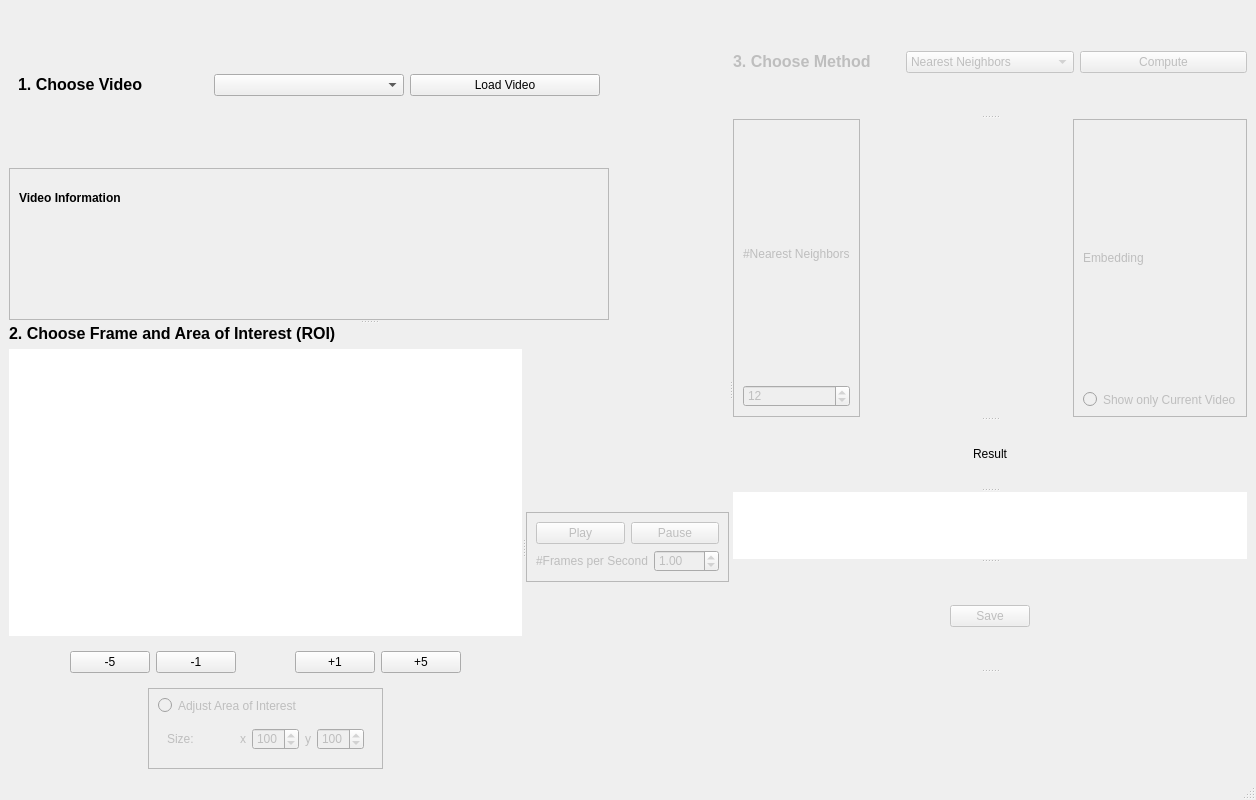
<?xml version="1.0" encoding="UTF-8"?>
<ui version="4.0">
 <class>MainWindow</class>
 <widget class="QMainWindow" name="MainWindow">
  <property name="geometry">
   <rect>
    <x>0</x>
    <y>0</y>
    <width>1256</width>
    <height>800</height>
   </rect>
  </property>
  <property name="windowTitle">
   <string>Similarity</string>
  </property>
  <widget class="QWidget" name="centralwidget">
   <layout class="QGridLayout" name="gridLayout_13">
    <item row="0" column="0">
     <widget class="QSplitter" name="splitter_all">
      <property name="orientation">
       <enum>Qt::Horizontal</enum>
      </property>
      <widget class="QSplitter" name="splitter">
       <property name="orientation">
        <enum>Qt::Vertical</enum>
       </property>
       <widget class="QWidget" name="Widget_topLeft" native="true">
        <layout class="QGridLayout" name="gridLayout_12">
         <item row="0" column="0">
          <widget class="QWidget" name="Widget_chooseVideo" native="true">
           <layout class="QGridLayout" name="gridLayout">
            <item row="0" column="0">
             <layout class="QHBoxLayout" name="horizontalLayout_2">
              <item>
               <widget class="QLabel" name="Label_video">
                <property name="text">
                 <string>&lt;html&gt;&lt;head/&gt;&lt;body&gt;&lt;p&gt;&lt;span style=&quot; font-size:12pt; font-weight:600;&quot;&gt;1. Choose Video&lt;/span&gt;&lt;/p&gt;&lt;/body&gt;&lt;/html&gt;</string>
                </property>
               </widget>
              </item>
              <item>
               <widget class="QComboBox" name="ComboBox_chooseVideo">
                <property name="editable">
                 <bool>false</bool>
                </property>
               </widget>
              </item>
              <item>
               <widget class="QPushButton" name="PushButton_confirmVideo">
                <property name="text">
                 <string>Load Video</string>
                </property>
               </widget>
              </item>
             </layout>
            </item>
           </layout>
          </widget>
         </item>
         <item row="1" column="0">
          <widget class="QFrame" name="Frame_vidInfo">
           <property name="styleSheet">
            <string notr="true">border-color: rgb(0, 0, 0);
border-width: 10</string>
           </property>
           <property name="frameShape">
            <enum>QFrame::StyledPanel</enum>
           </property>
           <property name="frameShadow">
            <enum>QFrame::Raised</enum>
           </property>
           <layout class="QGridLayout" name="gridLayout_2">
            <item row="0" column="0">
             <widget class="QLabel" name="Label_vidInfo_title">
              <property name="text">
               <string>&lt;html&gt;&lt;head/&gt;&lt;body&gt;&lt;p&gt;&lt;span style=&quot; font-weight:600;&quot;&gt;Video Information&lt;/span&gt;&lt;/p&gt;&lt;/body&gt;&lt;/html&gt;</string>
              </property>
             </widget>
            </item>
            <item row="1" column="0">
             <widget class="QLabel" name="Label_info_project">
              <property name="styleSheet">
               <string notr="true"/>
              </property>
              <property name="text">
               <string/>
              </property>
             </widget>
            </item>
            <item row="2" column="0">
             <widget class="QLabel" name="Label_info_video">
              <property name="styleSheet">
               <string notr="true"/>
              </property>
              <property name="text">
               <string/>
              </property>
             </widget>
            </item>
           </layout>
          </widget>
         </item>
         <item row="1" column="1">
          <spacer name="horizontalSpacer_12">
           <property name="orientation">
            <enum>Qt::Horizontal</enum>
           </property>
           <property name="sizeType">
            <enum>QSizePolicy::Fixed</enum>
           </property>
           <property name="sizeHint" stdset="0">
            <size>
             <width>120</width>
             <height>20</height>
            </size>
           </property>
          </spacer>
         </item>
        </layout>
       </widget>
       <widget class="QSplitter" name="Splitter_frames_play">
        <property name="orientation">
         <enum>Qt::Horizontal</enum>
        </property>
        <widget class="QWidget" name="Widget_frames" native="true">
         <layout class="QGridLayout" name="gridLayout_11">
          <item row="3" column="2">
           <spacer name="horizontalSpacer_11">
            <property name="orientation">
             <enum>Qt::Horizontal</enum>
            </property>
            <property name="sizeHint" stdset="0">
             <size>
              <width>79</width>
              <height>20</height>
             </size>
            </property>
           </spacer>
          </item>
          <item row="3" column="0">
           <spacer name="horizontalSpacer_10">
            <property name="orientation">
             <enum>Qt::Horizontal</enum>
            </property>
            <property name="sizeHint" stdset="0">
             <size>
              <width>78</width>
              <height>20</height>
             </size>
            </property>
           </spacer>
          </item>
          <item row="3" column="1">
           <widget class="QFrame" name="Frame_adjustBB">
            <property name="enabled">
             <bool>false</bool>
            </property>
            <property name="styleSheet">
             <string notr="true">border-color: rgb(0, 0, 0);</string>
            </property>
            <property name="frameShape">
             <enum>QFrame::StyledPanel</enum>
            </property>
            <property name="frameShadow">
             <enum>QFrame::Raised</enum>
            </property>
            <layout class="QGridLayout" name="gridLayout_3">
             <item row="1" column="0">
              <widget class="QWidget" name="Widget_changeBBSize" native="true">
               <layout class="QGridLayout" name="gridLayout_5">
                <item row="0" column="0">
                 <layout class="QHBoxLayout" name="horizontalLayout_6">
                  <item>
                   <widget class="QLabel" name="Label_BBSize_desc">
                    <property name="text">
                     <string>Size:</string>
                    </property>
                   </widget>
                  </item>
                  <item>
                   <spacer name="horizontalSpacer">
                    <property name="orientation">
                     <enum>Qt::Horizontal</enum>
                    </property>
                    <property name="sizeHint" stdset="0">
                     <size>
                      <width>40</width>
                      <height>20</height>
                     </size>
                    </property>
                   </spacer>
                  </item>
                  <item>
                   <widget class="QLabel" name="Label_BBSize_x">
                    <property name="text">
                     <string>x</string>
                    </property>
                   </widget>
                  </item>
                  <item>
                   <widget class="QSpinBox" name="SpinBox_BBSize_x">
                    <property name="minimum">
                     <number>30</number>
                    </property>
                    <property name="maximum">
                     <number>200</number>
                    </property>
                    <property name="value">
                     <number>100</number>
                    </property>
                   </widget>
                  </item>
                  <item>
                   <widget class="QLabel" name="Label_BBSize_y">
                    <property name="text">
                     <string>y</string>
                    </property>
                   </widget>
                  </item>
                  <item>
                   <widget class="QSpinBox" name="SpinBox_BBSize_y">
                    <property name="minimum">
                     <number>30</number>
                    </property>
                    <property name="maximum">
                     <number>200</number>
                    </property>
                    <property name="value">
                     <number>100</number>
                    </property>
                   </widget>
                  </item>
                 </layout>
                </item>
               </layout>
              </widget>
             </item>
             <item row="0" column="0">
              <widget class="QRadioButton" name="RadioButton_adjustBB">
               <property name="text">
                <string>Adjust Area of Interest</string>
               </property>
              </widget>
             </item>
            </layout>
           </widget>
          </item>
          <item row="0" column="0" colspan="3">
           <widget class="QLabel" name="Label_frame">
            <property name="enabled">
             <bool>true</bool>
            </property>
            <property name="text">
             <string>&lt;html&gt;&lt;head/&gt;&lt;body&gt;&lt;p&gt;&lt;span style=&quot; font-size:12pt; font-weight:600;&quot;&gt;2. Choose Frame and Area of Interest (ROI)&lt;/span&gt;&lt;/p&gt;&lt;/body&gt;&lt;/html&gt;</string>
            </property>
           </widget>
          </item>
          <item row="2" column="0" colspan="3">
           <widget class="QWidget" name="Widget_moveFrames" native="true">
            <layout class="QGridLayout" name="gridLayout_7">
             <item row="0" column="0">
              <layout class="QHBoxLayout" name="horizontalLayout_3">
               <item>
                <spacer name="horizontalSpacer_5">
                 <property name="orientation">
                  <enum>Qt::Horizontal</enum>
                 </property>
                 <property name="sizeHint" stdset="0">
                  <size>
                   <width>40</width>
                   <height>20</height>
                  </size>
                 </property>
                </spacer>
               </item>
               <item>
                <widget class="QPushButton" name="PushButton_goLeftLeft">
                 <property name="text">
                  <string>-5</string>
                 </property>
                </widget>
               </item>
               <item>
                <widget class="QPushButton" name="PushButton_goLeft">
                 <property name="text">
                  <string>-1</string>
                 </property>
                </widget>
               </item>
               <item>
                <spacer name="horizontalSpacer_4">
                 <property name="orientation">
                  <enum>Qt::Horizontal</enum>
                 </property>
                 <property name="sizeHint" stdset="0">
                  <size>
                   <width>40</width>
                   <height>20</height>
                  </size>
                 </property>
                </spacer>
               </item>
               <item>
                <widget class="QPushButton" name="PushButton_goRight">
                 <property name="text">
                  <string>+1</string>
                 </property>
                </widget>
               </item>
               <item>
                <widget class="QPushButton" name="PushButton_goRightRight">
                 <property name="text">
                  <string>+5</string>
                 </property>
                </widget>
               </item>
               <item>
                <spacer name="horizontalSpacer_6">
                 <property name="orientation">
                  <enum>Qt::Horizontal</enum>
                 </property>
                 <property name="sizeHint" stdset="0">
                  <size>
                   <width>40</width>
                   <height>20</height>
                  </size>
                 </property>
                </spacer>
               </item>
              </layout>
             </item>
            </layout>
           </widget>
          </item>
          <item row="1" column="0" colspan="3">
           <widget class="QLabel" name="Label_showFrame">
            <property name="enabled">
             <bool>true</bool>
            </property>
            <property name="sizePolicy">
             <sizepolicy hsizetype="Preferred" vsizetype="Expanding">
              <horstretch>0</horstretch>
              <verstretch>0</verstretch>
             </sizepolicy>
            </property>
            <property name="styleSheet">
             <string notr="true">background-color: rgb(255, 255, 255);</string>
            </property>
            <property name="text">
             <string/>
            </property>
           </widget>
          </item>
         </layout>
        </widget>
        <widget class="QWidget" name="Widget_play" native="true">
         <layout class="QVBoxLayout" name="verticalLayout">
          <item>
           <spacer name="verticalSpacer">
            <property name="orientation">
             <enum>Qt::Vertical</enum>
            </property>
            <property name="sizeHint" stdset="0">
             <size>
              <width>20</width>
              <height>40</height>
             </size>
            </property>
           </spacer>
          </item>
          <item>
           <widget class="QFrame" name="Frame_play">
            <property name="enabled">
             <bool>false</bool>
            </property>
            <property name="styleSheet">
             <string notr="true">border-color: rgb(0, 0, 0);</string>
            </property>
            <property name="frameShape">
             <enum>QFrame::StyledPanel</enum>
            </property>
            <property name="frameShadow">
             <enum>QFrame::Raised</enum>
            </property>
            <layout class="QGridLayout" name="gridLayout_4">
             <item row="1" column="0">
              <layout class="QVBoxLayout" name="verticalLayout_3">
               <item>
                <layout class="QHBoxLayout" name="horizontalLayout_7">
                 <item>
                  <widget class="QLabel" name="Label_nrFrames">
                   <property name="text">
                    <string>&lt;html&gt;&lt;head/&gt;&lt;body&gt;&lt;p align=&quot;center&quot;&gt;#Frames per Second&lt;/p&gt;&lt;/body&gt;&lt;/html&gt;</string>
                   </property>
                  </widget>
                 </item>
                 <item>
                  <widget class="QDoubleSpinBox" name="DoubleSpinBox_secPerFrame">
                   <property name="minimum">
                    <double>0.200000000000000</double>
                   </property>
                   <property name="maximum">
                    <double>5.000000000000000</double>
                   </property>
                   <property name="singleStep">
                    <double>0.200000000000000</double>
                   </property>
                   <property name="value">
                    <double>1.000000000000000</double>
                   </property>
                  </widget>
                 </item>
                </layout>
               </item>
              </layout>
             </item>
             <item row="0" column="0">
              <layout class="QHBoxLayout" name="horizontalLayout_9">
               <item>
                <widget class="QPushButton" name="PushButton_play">
                 <property name="text">
                  <string>Play</string>
                 </property>
                </widget>
               </item>
               <item>
                <widget class="QPushButton" name="PushButton_pause">
                 <property name="text">
                  <string>Pause</string>
                 </property>
                </widget>
               </item>
              </layout>
             </item>
            </layout>
           </widget>
          </item>
          <item>
           <spacer name="verticalSpacer_2">
            <property name="orientation">
             <enum>Qt::Vertical</enum>
            </property>
            <property name="sizeHint" stdset="0">
             <size>
              <width>20</width>
              <height>40</height>
             </size>
            </property>
           </spacer>
          </item>
         </layout>
        </widget>
       </widget>
      </widget>
      <widget class="QSplitter" name="Splitter_right">
       <property name="orientation">
        <enum>Qt::Vertical</enum>
       </property>
       <widget class="QWidget" name="Widget_method" native="true">
        <property name="enabled">
         <bool>false</bool>
        </property>
        <layout class="QGridLayout" name="gridLayout_6">
         <item row="0" column="0">
          <layout class="QHBoxLayout" name="horizontalLayout_10">
           <item>
            <widget class="QLabel" name="label_2">
             <property name="text">
              <string>&lt;html&gt;&lt;head/&gt;&lt;body&gt;&lt;p&gt;&lt;span style=&quot; font-size:12pt; font-weight:600;&quot;&gt;3. Choose Method&lt;/span&gt;&lt;/p&gt;&lt;/body&gt;&lt;/html&gt;</string>
             </property>
            </widget>
           </item>
           <item>
            <widget class="QComboBox" name="ComboBox_compute">
             <item>
              <property name="text">
               <string>Nearest Neighbors</string>
              </property>
             </item>
             <item>
              <property name="text">
               <string>Low-dim Embedding</string>
              </property>
             </item>
            </widget>
           </item>
           <item>
            <widget class="QPushButton" name="PushButton_compute">
             <property name="text">
              <string>Compute</string>
             </property>
            </widget>
           </item>
          </layout>
         </item>
        </layout>
       </widget>
       <widget class="QWidget" name="Widget_method_parameters" native="true">
        <layout class="QGridLayout" name="gridLayout_10">
         <item row="0" column="0">
          <widget class="QFrame" name="Frame_nrNN">
           <property name="enabled">
            <bool>false</bool>
           </property>
           <property name="styleSheet">
            <string notr="true">border-color: rgb(0, 0, 0);</string>
           </property>
           <property name="frameShape">
            <enum>QFrame::StyledPanel</enum>
           </property>
           <property name="frameShadow">
            <enum>QFrame::Raised</enum>
           </property>
           <layout class="QGridLayout" name="gridLayout_9">
            <item row="0" column="0">
             <layout class="QVBoxLayout" name="verticalLayout_2">
              <item>
               <widget class="QLabel" name="Label_nrNN">
                <property name="text">
                 <string>&lt;html&gt;&lt;head/&gt;&lt;body&gt;&lt;p&gt;#Nearest Neighbors&lt;/p&gt;&lt;/body&gt;&lt;/html&gt;</string>
                </property>
               </widget>
              </item>
              <item>
               <widget class="QSpinBox" name="SpinBox_chooseNumberNN">
                <property name="minimum">
                 <number>1</number>
                </property>
                <property name="maximum">
                 <number>50</number>
                </property>
                <property name="value">
                 <number>12</number>
                </property>
               </widget>
              </item>
             </layout>
            </item>
           </layout>
          </widget>
         </item>
         <item row="0" column="1">
          <spacer name="horizontalSpacer_7">
           <property name="orientation">
            <enum>Qt::Horizontal</enum>
           </property>
           <property name="sizeHint" stdset="0">
            <size>
             <width>40</width>
             <height>20</height>
            </size>
           </property>
          </spacer>
         </item>
         <item row="0" column="2">
          <widget class="QFrame" name="Frame_embSource">
           <property name="enabled">
            <bool>false</bool>
           </property>
           <property name="styleSheet">
            <string notr="true">border-color: rgb(0, 0, 0);</string>
           </property>
           <property name="frameShape">
            <enum>QFrame::StyledPanel</enum>
           </property>
           <property name="frameShadow">
            <enum>QFrame::Raised</enum>
           </property>
           <layout class="QGridLayout" name="gridLayout_8">
            <item row="0" column="0">
             <layout class="QVBoxLayout" name="verticalLayout_9">
              <item>
               <widget class="QLabel" name="Label_embedding">
                <property name="text">
                 <string>Embedding</string>
                </property>
               </widget>
              </item>
              <item>
               <widget class="QRadioButton" name="RadioButton_embedding">
                <property name="text">
                 <string>Show only Current Video</string>
                </property>
               </widget>
              </item>
             </layout>
            </item>
           </layout>
          </widget>
         </item>
        </layout>
       </widget>
       <widget class="QLabel" name="Label_showResult_title">
        <property name="text">
         <string>&lt;html&gt;&lt;head/&gt;&lt;body&gt;&lt;p align=&quot;center&quot;&gt;Result&lt;/p&gt;&lt;/body&gt;&lt;/html&gt;</string>
        </property>
       </widget>
       <widget class="QLabel" name="Label_showResult">
        <property name="sizePolicy">
         <sizepolicy hsizetype="Preferred" vsizetype="Preferred">
          <horstretch>0</horstretch>
          <verstretch>0</verstretch>
         </sizepolicy>
        </property>
        <property name="styleSheet">
         <string notr="true">background-color: rgb(255, 255, 255);</string>
        </property>
        <property name="text">
         <string/>
        </property>
       </widget>
       <widget class="QWidget" name="">
        <layout class="QHBoxLayout" name="horizontalLayout">
         <item>
          <spacer name="horizontalSpacer_2">
           <property name="orientation">
            <enum>Qt::Horizontal</enum>
           </property>
           <property name="sizeHint" stdset="0">
            <size>
             <width>40</width>
             <height>20</height>
            </size>
           </property>
          </spacer>
         </item>
         <item>
          <widget class="QPushButton" name="PushButton_saveResult">
           <property name="enabled">
            <bool>false</bool>
           </property>
           <property name="text">
            <string>Save</string>
           </property>
          </widget>
         </item>
         <item>
          <spacer name="horizontalSpacer_3">
           <property name="orientation">
            <enum>Qt::Horizontal</enum>
           </property>
           <property name="sizeHint" stdset="0">
            <size>
             <width>40</width>
             <height>20</height>
            </size>
           </property>
          </spacer>
         </item>
        </layout>
       </widget>
       <widget class="QWidget" name="Widget_Info" native="true">
        <layout class="QHBoxLayout" name="horizontalLayout_4">
         <item>
          <spacer name="horizontalSpacer_8">
           <property name="orientation">
            <enum>Qt::Horizontal</enum>
           </property>
           <property name="sizeHint" stdset="0">
            <size>
             <width>234</width>
             <height>20</height>
            </size>
           </property>
          </spacer>
         </item>
         <item>
          <widget class="QLabel" name="Label_info_inbetween">
           <property name="text">
            <string/>
           </property>
          </widget>
         </item>
         <item>
          <spacer name="horizontalSpacer_9">
           <property name="orientation">
            <enum>Qt::Horizontal</enum>
           </property>
           <property name="sizeHint" stdset="0">
            <size>
             <width>234</width>
             <height>20</height>
            </size>
           </property>
          </spacer>
         </item>
        </layout>
       </widget>
      </widget>
     </widget>
    </item>
   </layout>
   <zorder>layoutWidget</zorder>
   <zorder>Widget_method</zorder>
   <zorder>verticalLayoutWidget_3</zorder>
   <zorder>verticalLayoutWidget_4</zorder>
   <zorder>PushButton_goRight</zorder>
   <zorder>Widget_method_parameters</zorder>
   <zorder>Widget_Info</zorder>
   <zorder>Widget_frames</zorder>
   <zorder>Widget_play</zorder>
   <zorder>Frame_play</zorder>
   <zorder>Widget_topLeft</zorder>
  </widget>
  <widget class="QStatusBar" name="statusbar"/>
 </widget>
 <resources/>
 <connections/>
</ui>
